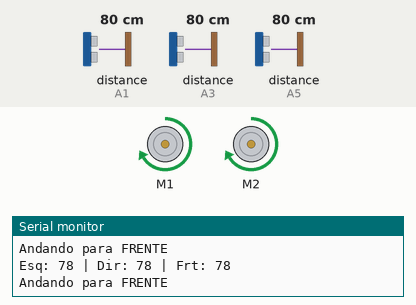
A sketch run on a simulated Arduino Uno, built with avr-gcc and run on an emulated ATmega328P. Parts: 2 × DC motor (green arrow = forward, orange = backward, longer = faster), the last lines printed to the serial monitor. Wiring (inferred from the names in the program): 3 × ultrasonic range finder: trigger A0, echo A1 / trigger A2, echo A3 / trigger A4, echo A5. Inputs (shaded band) come from the test bench; at power-on: distance to the obstacle (sensors on A1, A3, A5) 80 cm. The echo pulse lasts 58.3 µs per cm.

Above: at 1.2 s.
1.3 s: distance to the obstacle (sensor on A1) set to 22 cm
4.3 s: distance to the obstacle (sensor on A1) set to 19 cm
At 4.9 s:
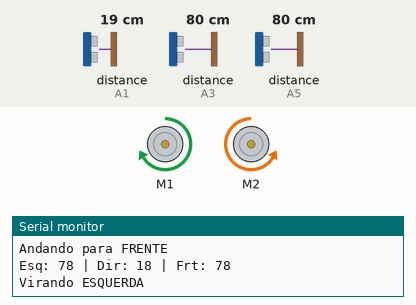
At 5.31 s:
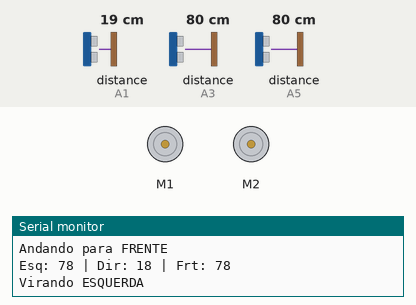
7.3 s: distance to the obstacle (sensor on A3) set to 2 cm
10.3 s: distance to the obstacle (sensor on A5) set to 2 cm
At 13.2 s:
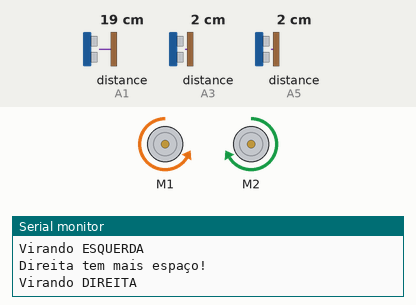
13.3 s: distance to the obstacle (sensor on A5) set to 9 cm
16.3 s: distance to the obstacle (sensor on A5) set to 4 cm
At 16.54 s:
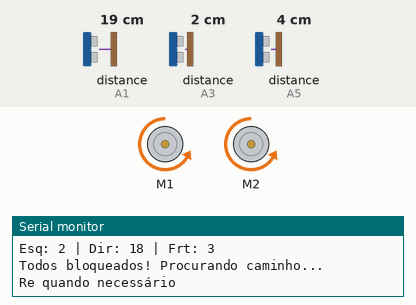
Timing chart, 0 to 20.3 s (numbered marks = the images above; inputs shaded):
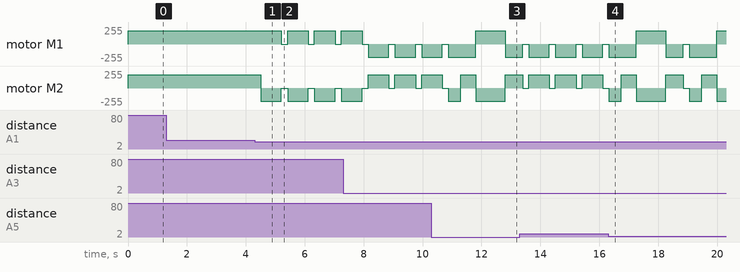

Measured:
- the behaviour switches between 21 and 20 cm on distance to the obstacle (sensor on A1) (found by bisection; images 0 and 1)
- after the input at 4.3 s, motor M1: alternates forward 200/255 for 0.70 s and stopped for 0.21 s, starting after 0.91 s; motor M2: alternates backward 200/255 for 0.70 s and stopped for 0.21 s, starting after 0.21 s

The sketch:

desviaObstaculo.ino
```cpp
#include <AFMotor.h>

// --- Motores ---
AF_DCMotor motorEsq(1); // M1
AF_DCMotor motorDir(2); // M2

// --- Sensores ultrassônicos ---
// Sensor DIREITO -> A0 e A1
#define TRIG_DIR A0
#define ECHO_DIR A1

// Sensor ESQUERDO -> A2 e A3
#define TRIG_ESQ A2
#define ECHO_ESQ A3

// Sensor FRONTAL -> A4 e A5
#define TRIG_FRT A4
#define ECHO_FRT A5

// --- Configuração --- em cm
#define DISTANCIA_CRITICA 40
#define DISTANCIA_LATERAL 20
#define DISTANCIA_LIMITE 10
#define DISTANCIA_LIMITE_LATERAL 5
void setup() {
  Serial.begin(9600);

  motorEsq.setSpeed(200);
  motorDir.setSpeed(200);
  pararMotores();

  pinMode(TRIG_ESQ, OUTPUT);
  pinMode(ECHO_ESQ, INPUT);
  pinMode(TRIG_DIR, OUTPUT);
  pinMode(ECHO_DIR, INPUT);
  pinMode(TRIG_FRT, OUTPUT);
  pinMode(ECHO_FRT, INPUT);
}

// --- Função para medir distância ---
long medirDistancia(int trigPin, int echoPin){
  digitalWrite(trigPin, LOW);
  delayMicroseconds(2);
  digitalWrite(trigPin, HIGH);
  delayMicroseconds(10);
  digitalWrite(trigPin, LOW);

  long duracao = pulseIn(echoPin, HIGH, 20000);
  long distancia = duracao * 0.034 / 2;

  if(distancia == 0 || distancia > 200) return 200;

  return distancia;
}

// --- Funções de movimento ---
void pararMotores(){
  motorEsq.run(RELEASE);
  motorDir.run(RELEASE);
}

void andarFrente(){
  motorEsq.run(FORWARD);
  motorDir.run(FORWARD);
  Serial.println("Andando para FRENTE");
}

void andarTras(){
  motorEsq.run(BACKWARD);
  motorDir.run(BACKWARD);
  Serial.println("Re quando necessário");
}

void virarEsq(){
  motorEsq.run(FORWARD);
  motorDir.run(BACKWARD);
  Serial.println("Virando ESQUERDA");
}

void virarDir(){
  motorEsq.run(BACKWARD);
  motorDir.run(FORWARD);
  Serial.println("Virando DIREITA");
}

// --- Nova função procurar caminho ---
void procurarCaminho(){
  Serial.println("Todos bloqueados! Procurando caminho...");

  // 1. Dá ré por um tempo curto
  andarTras();
  delay(400);
  pararMotores();

  // 2. Mede virando para a direita
  virarDir();
  delay(500);
  pararMotores();
  long distDirTest = medirDistancia(TRIG_DIR, ECHO_DIR);

  // 3. Mede virando para a esquerda
  virarEsq();
  delay(1000);
  pararMotores();
  long distEsqTest = medirDistancia(TRIG_ESQ, ECHO_ESQ);

  // 4. Decide para onde ir
  if(distDirTest > distEsqTest){
    Serial.println("Direita tem mais espaço!");
    virarDir();
    delay(600);
  } else {
    Serial.println("Esquerda tem mais espaço!");
    virarEsq();
    delay(600);
  }

  pararMotores();
}

// --- Loop principal ---
void loop() {
  long distEsq = medirDistancia(TRIG_ESQ, ECHO_ESQ);
  long distDir = medirDistancia(TRIG_DIR, ECHO_DIR);
  long distFrt = medirDistancia(TRIG_FRT, ECHO_FRT);

  Serial.print("Esq: "); Serial.print(distEsq);
  Serial.print(" | Dir: "); Serial.print(distDir);
  Serial.print(" | Frt: "); Serial.println(distFrt);

  // --- Situação crítica: todos bloqueados ---
  if(distFrt < DISTANCIA_LIMITE && distEsq < DISTANCIA_LIMITE && distDir < DISTANCIA_LIMITE){
    procurarCaminho();
  }
  // --- Situação crítica parcial: frente e um lado bloqueados ---
  else if( (distFrt < DISTANCIA_LIMITE_LATERAL && distEsq < DISTANCIA_LIMITE_LATERAL) ||
           (distFrt < DISTANCIA_LIMITE_LATERAL && distDir < DISTANCIA_LIMITE_LATERAL) ){
    procurarCaminho();
  }
  // --- Sensor lateral independente ---
  else if(distEsq < DISTANCIA_LATERAL){
    virarDir();
    delay(700);
    pararMotores();
  }
  else if(distDir < DISTANCIA_LATERAL){
    virarEsq();
    delay(700);
    pararMotores();
  }
  // --- Lógica normal ---
  else if(distFrt >= DISTANCIA_CRITICA){
    andarFrente();
  }
  else{
    if(distEsq > distDir){
      virarEsq();
      delay(500);
    }
    else if(distDir >= distEsq){
      virarDir();
      delay(500);
    }
    else{
      andarTras();
      delay(500);
    }
  }

  delay(200);
}
```
